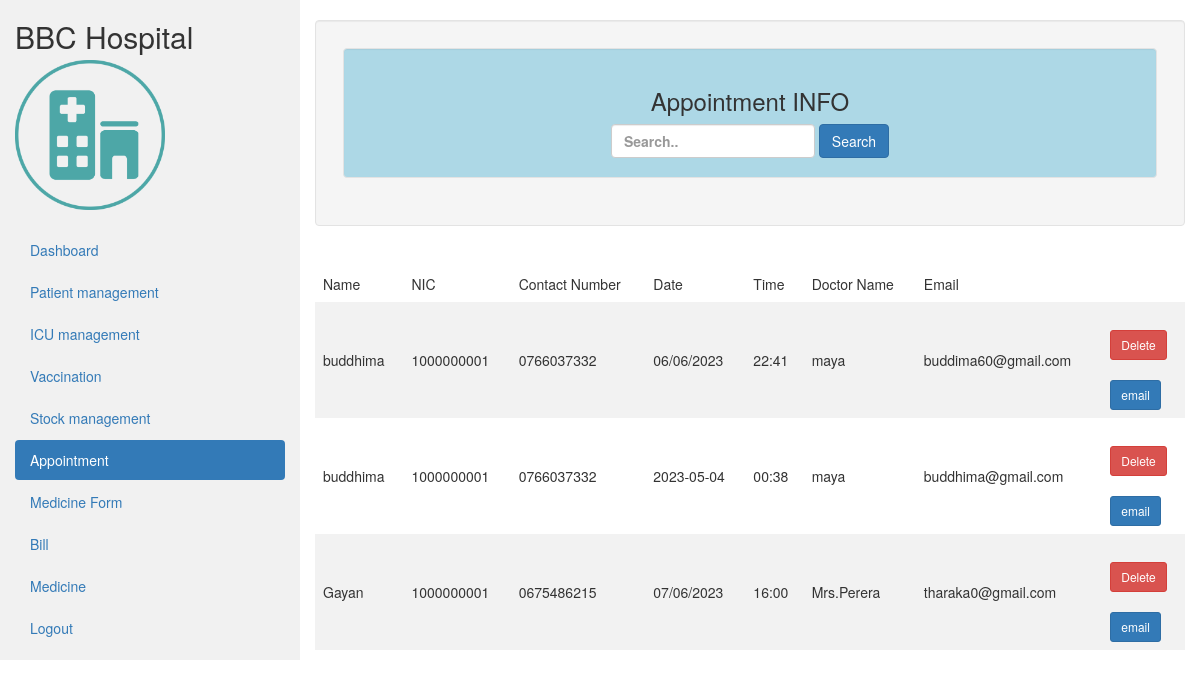
The app's page /Admin/Appointment/Appoint.php with its own data.
### tables this page shows
CREATE TABLE `appointment` (
  `id` int(255) NOT NULL,
  `name` varchar(100) NOT NULL,
  `nic` varchar(100) NOT NULL,
  `contct_no` varchar(100) NOT NULL,
  `date` varchar(100) NOT NULL,
  `time` varchar(100) NOT NULL,
  `doctor_name` varchar(100) NOT NULL,
  `email` varchar(255) NOT NULL
);

### Admin/Appointment/Appoint.php (the view, shortened to what this page needs)
<!DOCTYPE html>
<html lang="en">
  <head>
  <link rel="stylesheet" href="https://maxcdn.bootstrapcdn.com/bootstrap/3.4.1/css/bootstrap.min.css">
  <link res="stylesheet" href="../../AdminDashboard/adminDash.css">
  </head>
  <body>
    <div class="container-fluid">
      <div class="row content">
        <div class="col-sm-3 sidenav hidden-xs">
          <h2>BBC Hospital</h2><br><br>
          <img style="width:150px; height:150px ;margin-top:-43px ;" src="../../Images\logo3.png">
          <ul class="nav nav-pills nav-stacked">
          <br><li><a href="../../Admin\adminDash.php">Dashboard</a></li>
            <li><a href="../../Admin\Patient\patient.php">Patient management</a></li>
            <li><a href="../../Admin\ICU\icu.php">ICU management</a></li>
            <li><a href="../../Admin\Vaccination\testing.php">Vaccination</a></li>
            <li><a href="../../Admin\Stock\stock.php">Stock management</a></li>
            <li class="active"><a href="#">Appointment</a></li>
            <li ><a href="../../Admin\bill\form.php">Medicine Form</a></li>
            <li><a href="../../Admin\bill\bill.php">Bill</a></li>
            <li><a href="../../Admin\Medicine/Medicine.php">Medicine</a></li>
            <li><a href="../../login/login.html" id="logout">Logout</a></li>
          </ul><br>
          </div>
        <br>
      <div>
    <div class="col-sm-9" >
      <div class="well">
        <table>
            <tr>
                <td> <div class="well" id="dashco">
                        <h3 class="empal">Appointment INFO</h3>
                        <div>
                          <form class="form-inline" method="POST" action=""><input type="text"
                          name="search" class="form-control" placeholder="Search..">
                          <button type="submit" name="save" class="btn btn-primary">Search</button></form>
                        </div>
                      </div>
    <?php
      @include'../../config.php';
    ?>
      </table>
    </div>
      <br>
    <?php
      $result = mysqli_query($conn,"SELECT * FROM appointment");
    ?>
    <?php
    if (mysqli_num_rows($result) > 0) {
    ?>
      <table>
          <tr>
            <td>Name</td>
          <td> NIC</td>
          <td>Contact Number</td>
          <td>Date</td>
          <td>Time</td>
          <td>Doctor Name</td>
          <td>Email</td>
          </tr>
            <?php
            while($row = mysqli_fetch_array($result)) {
            ?>
          <tr>
            <td><?php echo $row["name"]; ?></td>
            <td><?php echo $row["nic"]; ?></td>
            <td><?php echo $row["contct_no"]; ?></td>
            <td><?php echo $row["date"]; ?></td>
          <td><?php echo $row["time"]; ?></td>
          <td><?php echo $row["doctor_name"]; ?></td>
          <td><?php echo $row["email"]; ?></td>
          <td>
        <br> <a href="deleteappo.php?id=<?php echo $row["id"]; ?>"class= "btn btn-danger btn-sm" id="delete" >Delete</a>
        <br><br> <a href="email.php?id=<?php echo $row["id"]; ?>"class= "btn btn-primary btn-sm" id="" >email</a></td>
            </tr>
            <?php
            }
            ?>
      </table>
        <?php
          }
          else
          {
              echo "No result found";
          }
          ?>
      </div>
    </div>
  </div>
  </body>
</html>

### Admin/Appointment/Appoint.php (style rules this page uses)
.row.content { height: 550px }
.sidenav { background-color: #f1f1f1; height: 120%; }
table { border-collapse: collapse; width: 100%; }
th, td { text-align: left; padding: 8px; }
tr:nth-child(even) { background-color: #f2f2f2 }
#dashco { background-color: #ADD8E6; text-align: center; font-weight:bold; }

### records on screen
appointment: name "buddhima", nic "1000000001", contct_no "0766037332", date "06/06/2023", time "22:41", doctor_name "maya", email "buddima60@gmail.com"
appointment: name "buddhima", nic "1000000001", contct_no "0766037332", date "2023-05-04", time "00:38", doctor_name "maya", email "buddhima@gmail.com"
appointment: name "Gayan", nic "1000000001", contct_no "0675486215", date "07/06/2023", time "16:00", doctor_name "Mrs.Perera", email "tharaka0@gmail.com"
